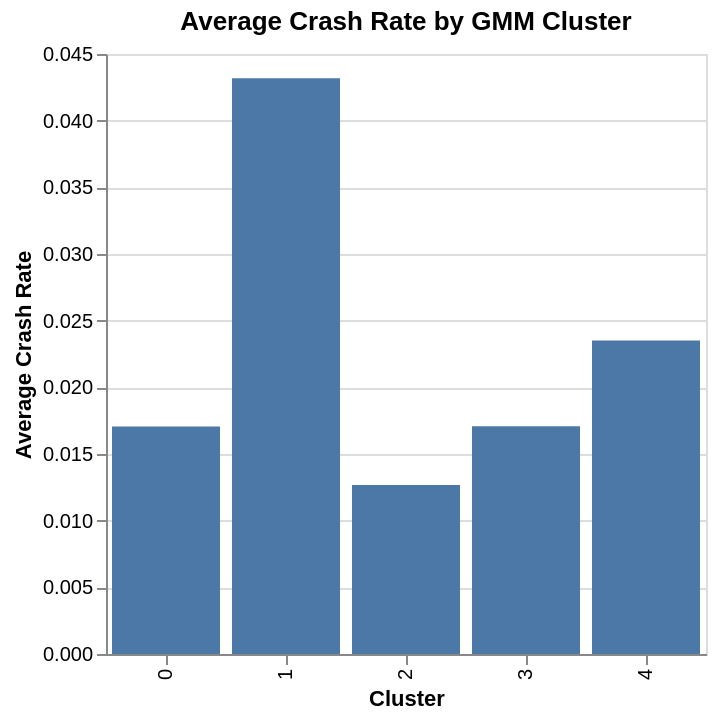

Notebook code for this chart:
### Markdown cell above
## 2. Crash Rate by Cluster

Crash rates vary substantially across clusters, reflecting differences in roadway geometry and exposure.

This bar chart highlights which clusters represent the highest structural crash risk.

### Code cell
alt.Chart(cluster_summary).mark_bar().encode(
    x=alt.X("cluster:N", title="Cluster"),
    y=alt.Y("avg_crash_rate:Q", title="Average Crash Rate"),
    tooltip=["cluster", "avg_crash_rate"]
).properties(
    width=300,
    height=300,
    title="Average Crash Rate by GMM Cluster"
)

### Figure 1 — Vega-Lite specification as saved in the notebook (floating-point values rounded to 4 significant figures)
{"config": {"view": {"continuousWidth": 300, "continuousHeight": 300}}, "data": {"name": "data-667a138d93e2cde18a85fed5813840aa"}, "mark": {"type": "bar"}, "encoding": {"tooltip": [{"field": "cluster", "type": "quantitative"}, {"field": "avg_crash_rate", "type": "quantitative"}], "x": {"field": "cluster", "title": "Cluster", "type": "nominal"}, "y": {"field": "avg_crash_rate", "title": "Average Crash Rate", "type": "quantitative"}}, "height": 300, "title": "Average Crash Rate by GMM Cluster", "width": 300, "$schema": "https://vega.github.io/schema/vega-lite/v6.1.0.json", "datasets": {"data-667a138d93e2cde18a85fed5813840aa": [{"cluster": 0, "n_segments": 1526, "total_crashes": 44.71, "avg_crash_rate": 0.01706, "crash_volatility": 0.1241, "pct_days_with_crash": 0.01706, "curvature": 0.01881, "visibility": 0.15, "intersections": 4.355}, {"cluster": 1, "n_segments": 340, "total_crashes": 121.6, "avg_crash_rate": 0.04318, "crash_volatility": 0.1786, "pct_days_with_crash": 0.04318, "curvature": 0.2825, "visibility": 0.1631, "intersections": 3.721}, {"cluster": 2, "n_segments": 2606, "total_crashes": 32.92, "avg_crash_rate": 0.01268, "crash_volatility": 0.1102, "pct_days_with_crash": 0.01268, "curvature": 4.055e-05, "visibility": 0.1145, "intersections": 3.946}, {"cluster": 3, "n_segments": 5343, "total_crashes": 44.68, "avg_crash_rate": 0.01708, "crash_volatility": 0.1243, "pct_days_with_crash": 0.01708, "curvature": 3.635e-05, "visibility": 0.116, "intersections": 4.0}, {"cluster": 4, "n_segments": 1826, "total_crashes": 63.01, "avg_crash_rate": 0.02352, "crash_volatility": 0.1393, "pct_days_with_crash": 0.02352, "curvature": 0.009124, "visibility": 0.09368, "intersections": 3.0}]}}
